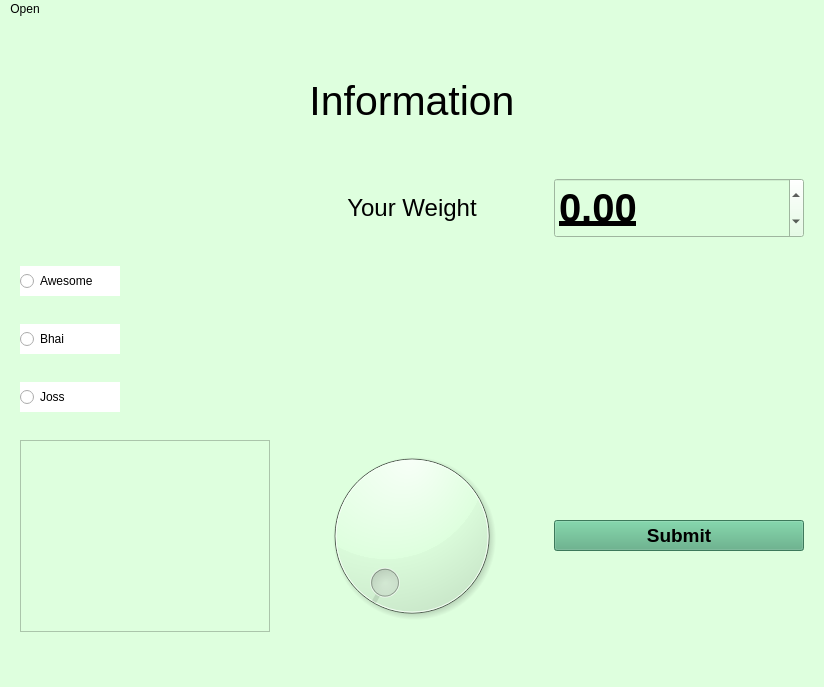
<?xml version="1.0" encoding="UTF-8"?>
<ui version="4.0">
 <class>MainWindow</class>
 <widget class="QMainWindow" name="MainWindow">
  <property name="geometry">
   <rect>
    <x>0</x>
    <y>0</y>
    <width>824</width>
    <height>687</height>
   </rect>
  </property>
  <property name="contextMenuPolicy">
   <enum>Qt::ActionsContextMenu</enum>
  </property>
  <property name="windowTitle">
   <string>MainWindow</string>
  </property>
  <property name="styleSheet">
   <string notr="true">background-color: rgb(222, 255, 222);
border-color: rgb(0, 85, 0);</string>
  </property>
  <widget class="QWidget" name="centralwidget">
   <layout class="QGridLayout" name="gridLayout">
    <item row="0" column="0" colspan="3">
     <widget class="QLabel" name="label">
      <property name="sizePolicy">
       <sizepolicy hsizetype="Minimum" vsizetype="Preferred">
        <horstretch>0</horstretch>
        <verstretch>0</verstretch>
       </sizepolicy>
      </property>
      <property name="maximumSize">
       <size>
        <width>16777215</width>
        <height>100</height>
       </size>
      </property>
      <property name="font">
       <font>
        <pointsize>31</pointsize>
       </font>
      </property>
      <property name="text">
       <string>Information</string>
      </property>
      <property name="alignment">
       <set>Qt::AlignCenter</set>
      </property>
     </widget>
    </item>
    <item row="2" column="0">
     <widget class="QRadioButton" name="radioButton_5">
      <property name="sizePolicy">
       <sizepolicy hsizetype="Minimum" vsizetype="Minimum">
        <horstretch>0</horstretch>
        <verstretch>0</verstretch>
       </sizepolicy>
      </property>
      <property name="maximumSize">
       <size>
        <width>100</width>
        <height>30</height>
       </size>
      </property>
      <property name="layoutDirection">
       <enum>Qt::LeftToRight</enum>
      </property>
      <property name="autoFillBackground">
       <bool>false</bool>
      </property>
      <property name="styleSheet">
       <string notr="true">color: rgb(0, 0, 0);
background-color: rgb(255, 255, 255);</string>
      </property>
      <property name="text">
       <string>Awesome</string>
      </property>
     </widget>
    </item>
    <item row="4" column="0">
     <widget class="QRadioButton" name="radioButton_3">
      <property name="sizePolicy">
       <sizepolicy hsizetype="Minimum" vsizetype="Minimum">
        <horstretch>0</horstretch>
        <verstretch>0</verstretch>
       </sizepolicy>
      </property>
      <property name="minimumSize">
       <size>
        <width>100</width>
        <height>30</height>
       </size>
      </property>
      <property name="maximumSize">
       <size>
        <width>100</width>
        <height>30</height>
       </size>
      </property>
      <property name="styleSheet">
       <string notr="true">color: rgb(0, 0, 0);
background-color: rgb(255, 255, 255);</string>
      </property>
      <property name="text">
       <string>Bhai</string>
      </property>
     </widget>
    </item>
    <item row="5" column="0">
     <widget class="QRadioButton" name="radioButton_4">
      <property name="sizePolicy">
       <sizepolicy hsizetype="Minimum" vsizetype="Minimum">
        <horstretch>0</horstretch>
        <verstretch>0</verstretch>
       </sizepolicy>
      </property>
      <property name="maximumSize">
       <size>
        <width>100</width>
        <height>30</height>
       </size>
      </property>
      <property name="styleSheet">
       <string notr="true">color: rgb(0, 0, 0);
background-color: rgb(255, 255, 255);</string>
      </property>
      <property name="text">
       <string>Joss</string>
      </property>
     </widget>
    </item>
    <item row="6" column="0">
     <widget class="QTextEdit" name="textEdit">
      <property name="sizePolicy">
       <sizepolicy hsizetype="Expanding" vsizetype="Minimum">
        <horstretch>0</horstretch>
        <verstretch>0</verstretch>
       </sizepolicy>
      </property>
      <property name="maximumSize">
       <size>
        <width>250</width>
        <height>16777215</height>
       </size>
      </property>
      <property name="html">
       <string>&lt;!DOCTYPE HTML PUBLIC &quot;-//W3C//DTD HTML 4.0//EN&quot; &quot;http://www.w3.org/TR/REC-html40/strict.dtd&quot;&gt;
&lt;html&gt;&lt;head&gt;&lt;meta name=&quot;qrichtext&quot; content=&quot;1&quot; /&gt;&lt;style type=&quot;text/css&quot;&gt;
p, li { white-space: pre-wrap; }
&lt;/style&gt;&lt;/head&gt;&lt;body style=&quot; font-family:'MS Shell Dlg 2'; font-size:8.25pt; font-weight:400; font-style:normal;&quot;&gt;
&lt;p style=&quot;-qt-paragraph-type:empty; margin-top:0px; margin-bottom:0px; margin-left:0px; margin-right:0px; -qt-block-indent:0; text-indent:0px;&quot;&gt;&lt;br /&gt;&lt;/p&gt;&lt;/body&gt;&lt;/html&gt;</string>
      </property>
     </widget>
    </item>
    <item row="1" column="2">
     <widget class="QDoubleSpinBox" name="doubleSpinBox">
      <property name="sizePolicy">
       <sizepolicy hsizetype="Minimum" vsizetype="Minimum">
        <horstretch>0</horstretch>
        <verstretch>0</verstretch>
       </sizepolicy>
      </property>
      <property name="minimumSize">
       <size>
        <width>200</width>
        <height>60</height>
       </size>
      </property>
      <property name="maximumSize">
       <size>
        <width>250</width>
        <height>60</height>
       </size>
      </property>
      <property name="font">
       <font>
        <pointsize>30</pointsize>
        <weight>75</weight>
        <bold>true</bold>
        <underline>true</underline>
       </font>
      </property>
      <property name="cursor">
       <cursorShape>WaitCursor</cursorShape>
      </property>
      <property name="layoutDirection">
       <enum>Qt::LeftToRight</enum>
      </property>
      <property name="wrapping">
       <bool>true</bool>
      </property>
     </widget>
    </item>
    <item row="6" column="1">
     <widget class="QDial" name="dial">
      <property name="cursor">
       <cursorShape>ArrowCursor</cursorShape>
      </property>
     </widget>
    </item>
    <item row="1" column="1">
     <widget class="QLabel" name="label_2">
      <property name="sizePolicy">
       <sizepolicy hsizetype="Preferred" vsizetype="Minimum">
        <horstretch>0</horstretch>
        <verstretch>0</verstretch>
       </sizepolicy>
      </property>
      <property name="minimumSize">
       <size>
        <width>200</width>
        <height>60</height>
       </size>
      </property>
      <property name="maximumSize">
       <size>
        <width>250</width>
        <height>60</height>
       </size>
      </property>
      <property name="font">
       <font>
        <pointsize>18</pointsize>
       </font>
      </property>
      <property name="text">
       <string>Your Weight</string>
      </property>
      <property name="textFormat">
       <enum>Qt::RichText</enum>
      </property>
      <property name="alignment">
       <set>Qt::AlignCenter</set>
      </property>
     </widget>
    </item>
    <item row="6" column="2">
     <widget class="QPushButton" name="pushButton">
      <property name="font">
       <font>
        <pointsize>14</pointsize>
        <weight>75</weight>
        <bold>true</bold>
       </font>
      </property>
      <property name="focusPolicy">
       <enum>Qt::WheelFocus</enum>
      </property>
      <property name="styleSheet">
       <string notr="true">background-color: rgb(85, 170, 127);</string>
      </property>
      <property name="text">
       <string>Submit</string>
      </property>
     </widget>
    </item>
   </layout>
  </widget>
  <widget class="QMenuBar" name="menubar">
   <property name="geometry">
    <rect>
     <x>0</x>
     <y>0</y>
     <width>824</width>
     <height>21</height>
    </rect>
   </property>
   <widget class="QMenu" name="menuOpen">
    <property name="title">
     <string>Open</string>
    </property>
    <addaction name="separator"/>
    <addaction name="separator"/>
    <addaction name="actionExit"/>
   </widget>
   <addaction name="menuOpen"/>
  </widget>
  <widget class="QStatusBar" name="statusbar"/>
  <action name="actionExit">
   <property name="text">
    <string>Exit</string>
   </property>
  </action>
 </widget>
 <resources/>
 <connections/>
</ui>
